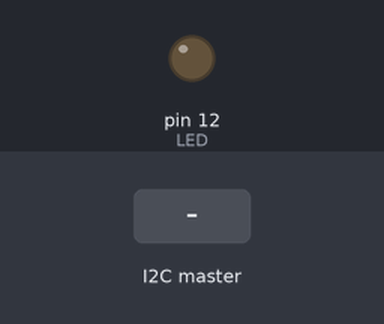
The sketch below on a simulated Arduino Uno, built with avr-gcc and run on an emulated ATmega328P. On the bench: output pins drawn as LEDs (lit = HIGH). The inputs (shaded band) are chosen by the test bench.

Above: at 1.2 s.
1.3 s: the I2C master sends the byte 1
At 2.1 s:
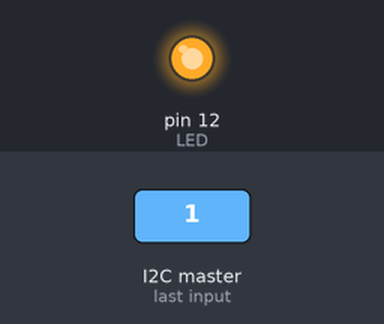
2.8 s: the I2C master sends the byte 0
At 3.2 s:
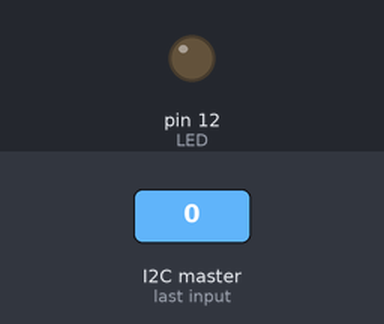
Timing chart, 0 to 5.8 s (numbered marks = the images above; inputs shaded):
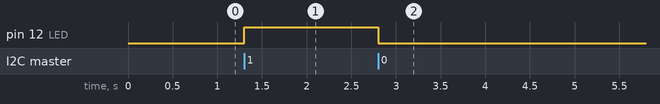

The sketch:

slave_i2c_trial.ino
```cpp
#include <Wire.h>

#define LED 12

#define SLAVEADDRESS 0x8

byte sendData = 0;

void setup()
{
pinMode(LED,OUTPUT);
Wire.begin(SLAVEADDRESS);
Wire.onReceive(receiveFun);

}

void loop()
{

delay(100);
}

void receiveFun (int bytes)
{
byte recvData = Wire.read();

if (recvData == 1)
{
digitalWrite(LED,HIGH);
}
else
{
digitalWrite(LED,LOW);
}
delay(500);


}
```

Measured:
- after the input at 1.3 s, pin 12 (LED): LOW → HIGH at once
- after the input at 2.8 s, pin 12 (LED): HIGH → LOW at once
